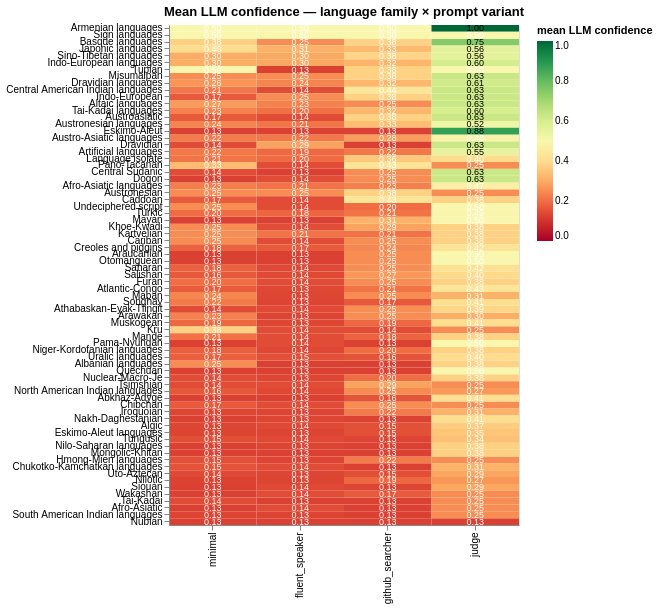

Here is the notebook cell this chart was saved with:
### Code cell
heatmap_data = (
    scored_df[scored_df['llm_total_services'] > 0]
    .groupby(['language_family', 'prompt_variant'])['llm_confidence']
    .mean().reset_index().rename(columns={'llm_confidence': 'mean_confidence'})
)
family_order = (
    heatmap_data.groupby('language_family')['mean_confidence']
    .mean().sort_values(ascending=False).index.tolist()
)

rect = alt.Chart(heatmap_data).mark_rect().encode(
    x=alt.X('prompt_variant:N', sort=VARIANTS, title=None),
    y=alt.Y('language_family:N', sort=family_order, title=None),
    color=alt.Color('mean_confidence:Q',
                    scale=alt.Scale(scheme='redyellowgreen', domain=[0, 1]),
                    title='mean LLM confidence'),
    tooltip=['language_family:N', 'prompt_variant:N',
             alt.Tooltip('mean_confidence:Q', format='.2f')],
)
rect_text = rect.mark_text(fontSize=9).encode(
    text=alt.Text('mean_confidence:Q', format='.2f'),
    color=alt.condition(alt.datum.mean_confidence > 0.5,
                        alt.value('black'), alt.value('white')))

(rect + rect_text).properties(
    width=350, height=500,
    title='Mean LLM confidence — language family × prompt variant')

### Figure 1 — Vega specification as saved in the notebook (floating-point values rounded to 4 significant figures; data arrays with more than 128 entries replaced by an {"elided": "..."} marker saying what was removed)
{"$schema": "https://vega.github.io/schema/vega/v6.json", "data": [{"name": "source_0", "values": {"elided": "292 records"}}, {"name": "data_0", "values": {"elided": "292 records"}}, {"name": "source_0_x_domain_prompt_variant", "values": [{"prompt_variant": "fluent_speaker", "sort_field": 1.0}, {"prompt_variant": "github_searcher", "sort_field": 2.0}, {"prompt_variant": "judge", "sort_field": 3.0}, {"prompt_variant": "minimal", "sort_field": 0.0}]}, {"name": "source_0_y_domain_language_family", "values": [{"language_family": "Abkhaz-Adyge", "sort_field": 54.0}, {"language_family": "Afro-Asiatic", "sort_field": 70.0}, {"language_family": "Afro-Asiatic languages", "sort_field": 23.0}, {"language_family": "Albanian languages", "sort_field": 49.0}, {"language_family": "Algic", "sort_field": 58.0}, {"language_family": "Altaic languages", "sort_field": 11.0}, {"language_family": "Araucanian", "sort_field": 33.0}, {"language_family": "Arawakan", "sort_field": 42.0}, {"language_family": "Armenian languages", "sort_field": 0.0}, {"language_family": "Artificial languages", "sort_field": 18.0}, {"language_family": "Athabaskan-Eyak-Tlingit", "sort_field": 41.0}, {"language_family": "Atlantic-Congo", "sort_field": 38.0}, {"language_family": "Austro-Asiatic languages", "sort_field": 16.0}, {"language_family": "Austroasiatic", "sort_field": 13.0}, {"language_family": "Austronesian", "sort_field": 24.0}, {"language_family": "Austronesian languages", "sort_field": 14.0}, {"language_family": "Basque languages", "sort_field": 2.0}, {"language_family": "Caddoan", "sort_field": 25.0}, {"language_family": "Cariban", "sort_field": 31.0}, {"language_family": "Central American Indian languages", "sort_field": 9.0}, {"language_family": "Central Sudanic", "sort_field": 21.0}, {"language_family": "Chibchan", "sort_field": 55.0}, {"language_family": "Chukotko-Kamchatkan languages", "sort_field": 64.0}, {"language_family": "Creoles and pidgins", "sort_field": 32.0}, {"language_family": "Dogon", "sort_field": 22.0}, {"language_family": "Dravidian", "sort_field": 17.0}, {"language_family": "Dravidian languages", "sort_field": 8.0}, {"language_family": "Eskimo-Aleut", "sort_field": 15.0}, {"language_family": "Eskimo-Aleut languages", "sort_field": 59.0}, {"language_family": "Furan", "sort_field": 37.0}, {"language_family": "Hmong-Mien languages", "sort_field": 63.0}, {"language_family": "Indo-European", "sort_field": 10.0}, {"language_family": "Indo-European languages", "sort_field": 5.0}, {"language_family": "Iroquoian", "sort_field": 56.0}, {"language_family": "Japonic languages", "sort_field": 3.0}, {"language_family": "Kartvelian", "sort_field": 30.0}, {"language_family": "Khoe-Kwadi", "sort_field": 29.0}, {"language_family": "Kru", "sort_field": 44.0}, {"language_family": "Language isolate", "sort_field": 19.0}, {"language_family": "Maban", "sort_field": 39.0}, {"language_family": "Mande", "sort_field": 45.0}, {"language_family": "Mayan", "sort_field": 28.0}, {"language_family": "Misumalpan", "sort_field": 7.0}, {"language_family": "Mongolic-Khitan", "sort_field": 62.0}, {"language_family": "Muskogean", "sort_field": 43.0}, {"language_family": "Nakh-Daghestanian", "sort_field": 57.0}, {"language_family": "Niger-Kordofanian languages", "sort_field": 47.0}, {"language_family": "Nilo-Saharan languages", "sort_field": 61.0}, {"language_family": "Nilotic", "sort_field": 66.0}, {"language_family": "North American Indian languages", "sort_field": 53.0}, {"language_family": "Nubian", "sort_field": 72.0}, {"language_family": "Nuclear-Macro-Je", "sort_field": 51.0}, {"language_family": "Otomanguean", "sort_field": 34.0}, {"language_family": "Pama-Nyungan", "sort_field": 46.0}, {"language_family": "Pano-Tacanan", "sort_field": 20.0}, {"language_family": "Quechuan", "sort_field": 50.0}, {"language_family": "Saharan", "sort_field": 35.0}, {"language_family": "Salishan", "sort_field": 36.0}, {"language_family": "Sign languages", "sort_field": 1.0}, {"language_family": "Sino-Tibetan languages", "sort_field": 4.0}, {"language_family": "Siouan", "sort_field": 67.0}, {"language_family": "Songhay", "sort_field": 40.0}, {"language_family": "South American Indian languages", "sort_field": 71.0}, {"language_family": "Tai-Kadai", "sort_field": 69.0}, {"language_family": "Tai-Kadai languages", "sort_field": 12.0}, {"language_family": "Tsimshian", "sort_field": 52.0}, {"language_family": "Tungusic", "sort_field": 60.0}, {"language_family": "Tupian", "sort_field": 6.0}, {"language_family": "Turkic", "sort_field": 27.0}, {"language_family": "Undeciphered script", "sort_field": 26.0}, {"language_family": "Uralic languages", "sort_field": 48.0}, {"language_family": "Uto-Aztecan", "sort_field": 65.0}, {"language_family": "Wakashan", "sort_field": 68.0}]}], "marks": [{"type": "rect", "name": "layer_0_marks", "from": {"data": "data_0"}, "encode": {"update": {"y": {"field": "language_family", "scale": "y"}, "tooltip": {"signal": "{\"language_family\": isValid(datum[\"language_family\"]) ? datum[\"language_family\"] : \"\"+datum[\"language_family\"], \"prompt_variant\": isValid(datum[\"prompt_variant\"]) ? datum[\"prompt_variant\"] : \"\"+datum[\"prompt_variant\"], \"mean_confidence\": format(datum[\"mean_confidence\"], \".2f\")}"}, "width": {"signal": "max(0.25, bandwidth('x'))"}, "x": {"field": "prompt_variant", "scale": "x"}, "fill": {"field": "mean_confidence", "scale": "color"}, "height": {"signal": "max(0.25, bandwidth('y'))"}}}, "style": ["rect"]}, {"type": "text", "name": "layer_1_marks", "from": {"data": "source_0"}, "encode": {"update": {"y": {"field": "language_family", "scale": "y", "band": 0.5}, "tooltip": {"signal": "{\"language_family\": isValid(datum[\"language_family\"]) ? datum[\"language_family\"] : \"\"+datum[\"language_family\"], \"prompt_variant\": isValid(datum[\"prompt_variant\"]) ? datum[\"prompt_variant\"] : \"\"+datum[\"prompt_variant\"], \"mean_confidence\": format(datum[\"mean_confidence\"], \".2f\")}"}, "align": {"value": "center"}, "fontSize": {"value": 9}, "fill": [{"value": "black", "test": "(datum.mean_confidence > 0.5)"}, {"value": "white"}], "text": {"signal": "format(datum[\"mean_confidence\"], \".2f\")"}, "baseline": {"value": "middle"}, "x": {"field": "prompt_variant", "scale": "x", "band": 0.5}}}, "style": ["text"]}], "scales": [{"name": "x", "type": "band", "domain": {"data": "source_0_x_domain_prompt_variant", "field": "prompt_variant", "sort": {"op": "max", "field": "sort_field"}}, "range": [0, {"signal": "width"}], "paddingOuter": 0, "paddingInner": 0}, {"name": "y", "type": "band", "domain": {"data": "source_0_y_domain_language_family", "field": "language_family", "sort": {"op": "max", "field": "sort_field"}}, "range": [0, {"signal": "height"}], "paddingInner": 0, "paddingOuter": 0}, {"name": "color", "type": "linear", "domain": [0, 1], "range": {"scheme": "redyellowgreen"}, "interpolate": "hcl", "zero": true}], "axes": [{"scale": "x", "grid": false, "labelAlign": "right", "orient": "bottom", "labelBaseline": "middle", "zindex": 1, "labelAngle": 270}, {"scale": "y", "orient": "left", "grid": false, "zindex": 1}], "title": {"text": "Mean LLM confidence — language family × prompt variant", "frame": "group"}, "legends": [{"title": "mean LLM confidence", "fill": "color", "gradientLength": {"signal": "clamp(height, 64, 200)"}}], "width": 350, "background": "white", "padding": 5, "height": 500, "style": "cell"}
